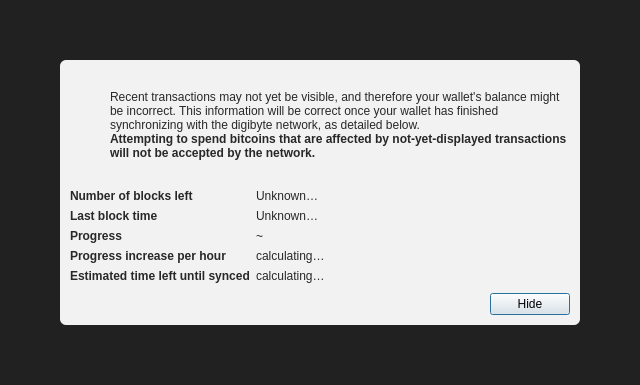
<?xml version="1.0" encoding="UTF-8"?>
<ui version="4.0">
 <class>ModalOverlay</class>
 <widget class="QWidget" name="ModalOverlay">
  <property name="geometry">
   <rect>
    <x>0</x>
    <y>0</y>
    <width>640</width>
    <height>385</height>
   </rect>
  </property>
  <property name="windowTitle">
   <string>Form</string>
  </property>
  <layout class="QVBoxLayout" name="verticalLayout" stretch="0">
   <property name="sizeConstraint">
    <enum>QLayout::SetDefaultConstraint</enum>
   </property>
   <property name="leftMargin">
    <number>0</number>
   </property>
   <property name="topMargin">
    <number>0</number>
   </property>
   <property name="rightMargin">
    <number>0</number>
   </property>
   <property name="bottomMargin">
    <number>0</number>
   </property>
   <item>
    <widget class="QWidget" name="bgWidget" native="true">
     <property name="styleSheet">
      <string notr="true">#bgWidget { background: rgba(0,0,0,220); }</string>
     </property>
     <layout class="QVBoxLayout" name="verticalLayoutMain" stretch="1">
      <property name="leftMargin">
       <number>60</number>
      </property>
      <property name="topMargin">
       <number>60</number>
      </property>
      <property name="rightMargin">
       <number>60</number>
      </property>
      <property name="bottomMargin">
       <number>60</number>
      </property>
      <item>
       <widget class="QWidget" name="contentWidget" native="true">
        <property name="styleSheet">
         <string notr="true">#contentWidget { background: rgba(255,255,255,240); border-radius: 6px; }

QLabel { color: rgb(40,40,40);  }</string>
        </property>
        <layout class="QVBoxLayout" name="verticalLayoutSub" stretch="1,0,0,0">
         <property name="spacing">
          <number>0</number>
         </property>
         <property name="leftMargin">
          <number>10</number>
         </property>
         <property name="topMargin">
          <number>10</number>
         </property>
         <property name="rightMargin">
          <number>10</number>
         </property>
         <property name="bottomMargin">
          <number>10</number>
         </property>
         <item>
          <layout class="QHBoxLayout" name="horizontalLayoutIconText" stretch="0,1">
           <property name="topMargin">
            <number>20</number>
           </property>
           <item>
            <layout class="QVBoxLayout" name="verticalLayoutIcon">
             <property name="leftMargin">
              <number>0</number>
             </property>
             <item>
              <widget class="QPushButton" name="warningIcon">
               <property name="enabled">
                <bool>false</bool>
               </property>
               <property name="text">
                <string/>
               </property>
               <property name="icon">
                <iconset>
                 <normaloff>:/icons/warning</normaloff>
                 <disabledoff>:/icons/warning</disabledoff>:/icons/warning</iconset>
               </property>
               <property name="iconSize">
                <size>
                 <width>48</width>
                 <height>48</height>
                </size>
               </property>
               <property name="flat">
                <bool>true</bool>
               </property>
              </widget>
             </item>
             <item>
              <spacer name="verticalSpacerWarningIcon">
               <property name="orientation">
                <enum>Qt::Vertical</enum>
               </property>
               <property name="sizeHint" stdset="0">
                <size>
                 <width>20</width>
                 <height>40</height>
                </size>
               </property>
              </spacer>
             </item>
            </layout>
           </item>
           <item>
            <layout class="QVBoxLayout" name="verticalLayoutInfoText">
             <property name="leftMargin">
              <number>0</number>
             </property>
             <property name="topMargin">
              <number>0</number>
             </property>
             <item>
              <widget class="QLabel" name="infoText">
               <property name="text">
                <string>Recent transactions may not yet be visible, and therefore your wallet's balance might be incorrect. This information will be correct once your wallet has finished synchronizing with the digibyte network, as detailed below.</string>
               </property>
               <property name="textFormat">
                <enum>Qt::RichText</enum>
               </property>
               <property name="wordWrap">
                <bool>true</bool>
               </property>
              </widget>
             </item>
             <item>
              <widget class="QLabel" name="infoTextStrong">
               <property name="font">
                <font>
                 <weight>75</weight>
                 <bold>true</bold>
                </font>
               </property>
               <property name="text">
                <string>Attempting to spend bitcoins that are affected by not-yet-displayed transactions will not be accepted by the network.</string>
               </property>
               <property name="textFormat">
                <enum>Qt::RichText</enum>
               </property>
               <property name="wordWrap">
                <bool>true</bool>
               </property>
              </widget>
             </item>
             <item>
              <spacer name="verticalSpacerInTextSpace">
               <property name="orientation">
                <enum>Qt::Vertical</enum>
               </property>
               <property name="sizeHint" stdset="0">
                <size>
                 <width>20</width>
                 <height>40</height>
                </size>
               </property>
              </spacer>
             </item>
            </layout>
           </item>
          </layout>
         </item>
         <item>
          <spacer name="verticalSpacerAfterText">
           <property name="orientation">
            <enum>Qt::Vertical</enum>
           </property>
           <property name="sizeHint" stdset="0">
            <size>
             <width>20</width>
             <height>40</height>
            </size>
           </property>
          </spacer>
         </item>
         <item>
          <layout class="QFormLayout" name="formLayout">
           <property name="fieldGrowthPolicy">
            <enum>QFormLayout::FieldsStayAtSizeHint</enum>
           </property>
           <property name="horizontalSpacing">
            <number>6</number>
           </property>
           <property name="verticalSpacing">
            <number>6</number>
           </property>
           <property name="topMargin">
            <number>10</number>
           </property>
           <item row="0" column="0">
            <widget class="QLabel" name="labelNumberOfBlocksLeft">
             <property name="font">
              <font>
               <weight>75</weight>
               <bold>true</bold>
              </font>
             </property>
             <property name="text">
              <string>Number of blocks left</string>
             </property>
            </widget>
           </item>
           <item row="0" column="1">
            <widget class="QLabel" name="numberOfBlocksLeft">
             <property name="text">
              <string>Unknown…</string>
             </property>
            </widget>
           </item>
           <item row="1" column="0">
            <widget class="QLabel" name="labelLastBlockTime">
             <property name="font">
              <font>
               <weight>75</weight>
               <bold>true</bold>
              </font>
             </property>
             <property name="text">
              <string>Last block time</string>
             </property>
            </widget>
           </item>
           <item row="1" column="1">
            <widget class="QLabel" name="newestBlockDate">
             <property name="sizePolicy">
              <sizepolicy hsizetype="Maximum" vsizetype="Preferred">
               <horstretch>0</horstretch>
               <verstretch>0</verstretch>
              </sizepolicy>
             </property>
             <property name="text">
              <string>Unknown…</string>
             </property>
            </widget>
           </item>
           <item row="2" column="0">
            <widget class="QLabel" name="labelSyncDone">
             <property name="font">
              <font>
               <weight>75</weight>
               <bold>true</bold>
              </font>
             </property>
             <property name="text">
              <string>Progress</string>
             </property>
            </widget>
           </item>
           <item row="2" column="1">
            <layout class="QHBoxLayout" name="horizontalLayoutSync" stretch="0,1">
             <item>
              <widget class="QLabel" name="percentageProgress">
               <property name="text">
                <string notr="true">~</string>
               </property>
              </widget>
             </item>
            </layout>
           </item>
           <item row="4" column="0">
            <widget class="QLabel" name="labelProgressIncrease">
             <property name="font">
              <font>
               <weight>75</weight>
               <bold>true</bold>
              </font>
             </property>
             <property name="text">
              <string>Progress increase per hour</string>
             </property>
            </widget>
           </item>
           <item row="4" column="1">
            <widget class="QLabel" name="progressIncreasePerH">
             <property name="text">
              <string>calculating…</string>
             </property>
            </widget>
           </item>
           <item row="5" column="0">
            <widget class="QLabel" name="labelEstimatedTimeLeft">
             <property name="font">
              <font>
               <weight>75</weight>
               <bold>true</bold>
              </font>
             </property>
             <property name="text">
              <string>Estimated time left until synced</string>
             </property>
            </widget>
           </item>
           <item row="5" column="1">
            <widget class="QLabel" name="expectedTimeLeft">
             <property name="text">
              <string>calculating…</string>
             </property>
            </widget>
           </item>
          </layout>
         </item>
         <item>
          <layout class="QHBoxLayout" name="horizontalLayoutButtons">
           <property name="leftMargin">
            <number>10</number>
           </property>
           <property name="topMargin">
            <number>10</number>
           </property>
           <item>
            <spacer name="horizontalSpacer">
             <property name="orientation">
              <enum>Qt::Horizontal</enum>
             </property>
             <property name="sizeHint" stdset="0">
              <size>
               <width>40</width>
               <height>20</height>
              </size>
             </property>
            </spacer>
           </item>
           <item>
            <widget class="QPushButton" name="closeButton">
             <property name="text">
              <string>Hide</string>
             </property>
             <property name="shortcut">
              <string>Esc</string>
             </property>
             <property name="focusPolicy">
              <enum>Qt::StrongFocus</enum>
             </property>
             <property name="default">
              <bool>true</bool>
             </property>
            </widget>
           </item>
          </layout>
         </item>
        </layout>
       </widget>
      </item>
     </layout>
    </widget>
   </item>
  </layout>
 </widget>
 <resources/>
 <connections/>
</ui>
